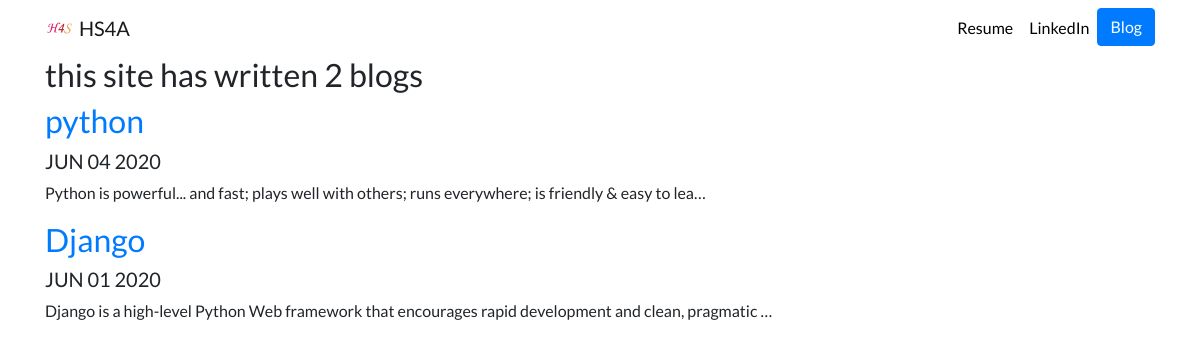
Screenshot of /blog/ with the database file from the repository.
### blog/models.py (models this page shows, shortened)
class Blog(models.Model):
    title = models.CharField(max_length=200)
    description = models.TextField()
    date=models.DateField()

### blog/views.py (the view)
# urls.py: path('',views.all_blogs,name='all_blogs'),
def all_blogs(request):
    blog=Blog.objects.order_by('-date')
    return render(request,'blog/all_blogs.html',{'blogs':blog})

### blog/templates/blog/all_blogs.html
{% extends 'portfolio/base.html' %}
{% block content %}
<h2>this site has written {{ blogs.count }} blog{{ blogs.count|pluralize }}</h2>
{% for blog in blogs %}
<a href="{% url 'blog:detail' blog.id %}"><h2>{{ blog.title}}</h2></a>
<h5>{{ blog.date|date:'M d Y'|upper }}</h5>
<p>{{ blog.description|striptags|truncatechars:100 }}</p>
{% endfor %}
{% endblock %}

### portfolio_p/static/portfolio/custom.css (style rules this page uses)
body { font-family: 'Lato', sans-serif; }

### rows the page displays
Blog: title "python", date "JUN 04 2020", description "Python is powerful... and fast; plays well with others; runs everywhere; is friendly & easy to lea…"
Blog: title "Django", date "JUN 01 2020", description "Django is a high-level Python Web framework that encourages rapid development and clean, pragmatic …"

### other values shown
{{ blogs.count }} "2"
